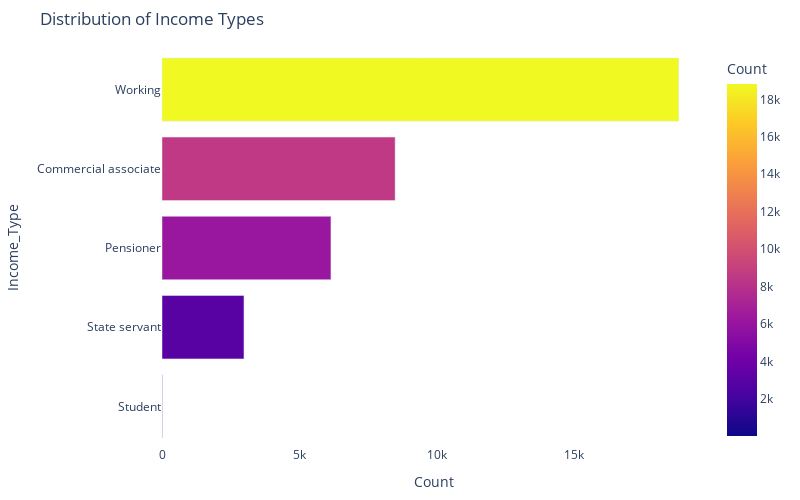

The notebook cell this image was saved under:
### Markdown cell above
#### `3.2.1.6 Income_Type`

### Code cell
print(get_value_counts(new_df,'ID', 'Income_Type'))
plot_categorical_data(new_df,'ID', 'Income_Type', 'Distribution of Income Types')

### Figure 1 — Plotly figure (JSON) as saved in the notebook; plotly's stock layout.template omitted (floating-point values rounded to 4 significant figures)
{"data": [{"alignmentgroup": "True", "hovertemplate": "Count=%{marker.color}<br>Income_Type=%{y}<extra></extra>", "legendgroup": "", "marker": {"color": [18819, 8490, 6152, 2985, 11], "coloraxis": "coloraxis", "pattern": {"shape": ""}}, "name": "", "offsetgroup": "", "orientation": "h", "showlegend": false, "textposition": "auto", "type": "bar", "x": [18819, 8490, 6152, 2985, 11], "xaxis": "x", "y": ["Working", "Commercial associate", "Pensioner", "State servant", "Student"], "yaxis": "y"}], "layout": {"barmode": "relative", "coloraxis": {"colorbar": {"title": {"text": "Count"}}, "colorscale": [[0, "#0d0887"], [0.1111, "#46039f"], [0.2222, "#7201a8"], [0.3333, "#9c179e"], [0.4444, "#bd3786"], [0.5556, "#d8576b"], [0.6667, "#ed7953"], [0.7778, "#fb9f3a"], [0.8889, "#fdca26"], [1, "#f0f921"]]}, "height": 500, "legend": {"tracegroupgap": 0}, "margin": {"b": 50, "l": 50, "r": 50, "t": 50}, "plot_bgcolor": "white", "showlegend": false, "title": {"text": "Distribution of Income Types"}, "width": 800, "xaxis": {"anchor": "y", "domain": [0, 1], "ticksuffix": "", "title": {"text": "Count"}}, "yaxis": {"anchor": "x", "categoryorder": "total ascending", "domain": [0, 1], "title": {"text": "Income_Type"}}}}
